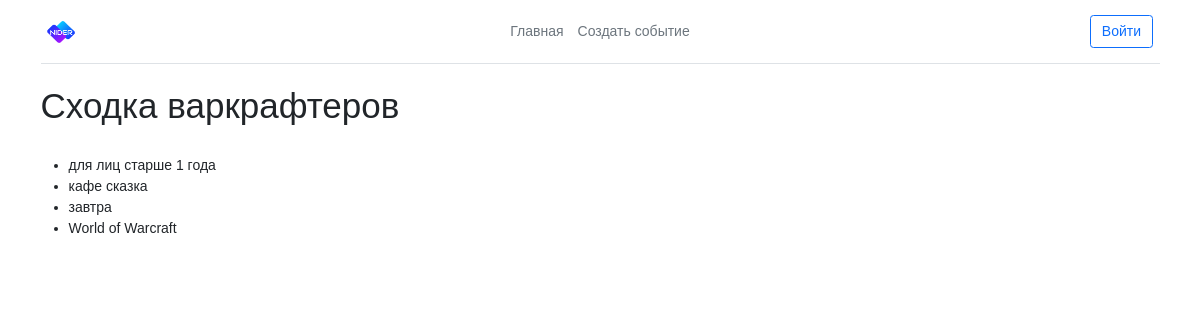
The page /events/event/8 on the database its author committed.
### events/models.py (models this page shows, shortened)
class Event(models.Model):
    name = models.CharField('Название', max_length=128)
    description = models.CharField('Описание', max_length=2048)
    address = models.CharField('Адрес', max_length=2048)
    date = models.CharField('Дата', max_length=100)
    hobby = models.ForeignKey(Hobby, verbose_name='Тема', on_delete=models.CASCADE)
    participants = models.ManyToManyField(Profile, verbose_name='Участники')
    creator_name = models.CharField('Создатель', max_length=128)  # Char, т.к. нельзя привязывать одну и ту же модель

### hobbies/models.py (models this page shows)
class Hobby(models.Model):
    name = models.CharField('Название', max_length=128)
    description = models.CharField('Описание', max_length=2048)
    category = models.ForeignKey(HobbyCategory, verbose_name='Категория', on_delete=models.CASCADE)
    def __str__(self):  # чтобы в БД показывалось название экземпляра
        return self.name

### events/views.py (the view)
# urls.py: path('event/<event_id>', views.event, name='event'),
def event(request, event_id):
    _event = Event.objects.get(pk=event_id)
    context = {
        'event': _event,
    }
    return render(request, 'event.html', context)

### events/templates/event.html (shortened to what this page needs)
{% extends 'main/base.html' %}
{% block content %}
<div class="features">
    <h1>{{event.name}}</h1><br>
    <ul>
        <li>{{event.description}}</li>
        <li>{{event.address}}</li>
        <li>{{event.date}}</li>
        <li>{{event.hobby}}</li>
    </ul>
</div>
{% endblock %}

### main/templates/main/base.html (style rules this page uses)
html, body { width: 100%; height: 95%; margin: 0; padding: 0; font-family: Arial; font-size: 14px; }

### rows shown on the page
Event: name "Сходка варкрафтеров", description "для лиц старше 1 года", address "кафе сказка", date "завтра", hobby "World of Warcraft"
